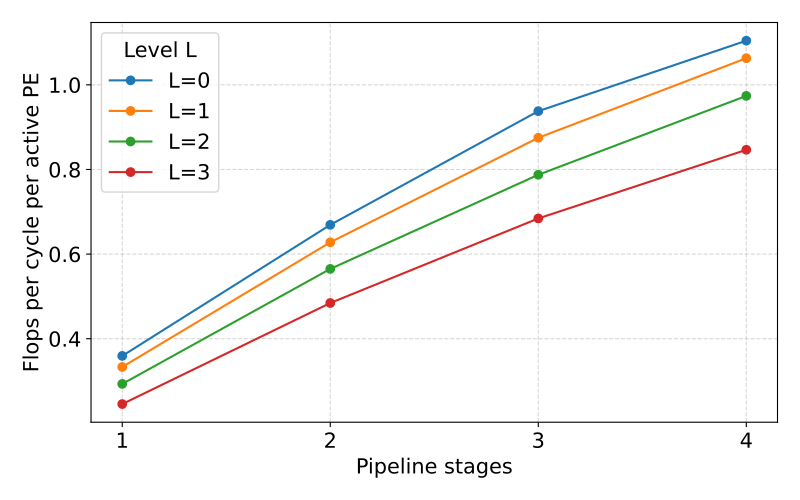

Recreate this plot in Python.
import matplotlib.pyplot as plt
import numpy as np

# Data from table (rows=P, cols=L)
P = [1, 2, 3, 4]
rows = {
    1: [57695, 31115, 17684, 10554],
    2: [30991, 16513,  9176,  5351],
    3: [22111, 11850,  6583,  3788],
    4: [18776,  9754,  5323,  3062],
}
# Reorganise by L for plotting
data = {L: [rows[p][L] for p in P] for L in range(4)}

C = 5308416 / 256

plt.rcParams.update({'font.size': plt.rcParams['font.size'] * 1.5})

fig, ax = plt.subplots(figsize=(8, 5))

for L, V_values in data.items():
    U = [C / V / (2 ** L) for V in V_values]
    ax.plot(P, U, marker='o', label=f'L={L}')

ax.set_xlabel('Pipeline stages')
ax.set_ylabel('Flops per cycle per active PE')
ax.legend(title='Level L')
ax.set_xticks(P)
ax.grid(True, linestyle='--', alpha=0.5)

plt.tight_layout()
plt.savefig('pipelining_level.pdf')
print("Saved pipelining_level.pdf")
